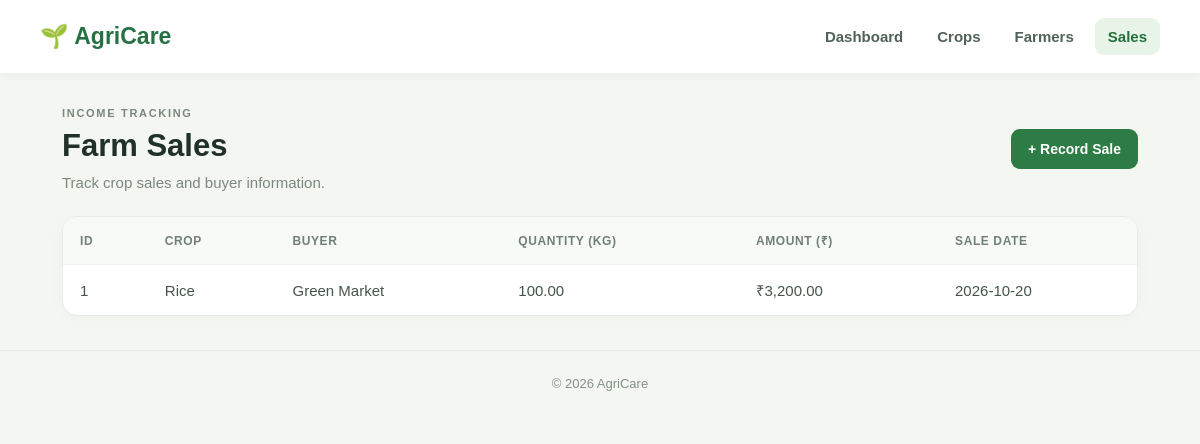
The page /sales.php on the database its author committed.
### tables this page shows
CREATE TABLE IF NOT EXISTS sales (
  id INT AUTO_INCREMENT PRIMARY KEY,
  crop_id INT NOT NULL,
  buyer_name VARCHAR(120) NOT NULL,
  quantity_kg DECIMAL(10,2) NOT NULL,
  amount DECIMAL(12,2) NOT NULL DEFAULT 0,
  sale_date DATE NOT NULL,
  created_at TIMESTAMP DEFAULT CURRENT_TIMESTAMP
);

CREATE TABLE IF NOT EXISTS crops (
  id INT AUTO_INCREMENT PRIMARY KEY,
  crop_name VARCHAR(100) NOT NULL,
  season VARCHAR(40) NOT NULL,
  quantity_kg DECIMAL(10,2) NOT NULL DEFAULT 0,
  price_per_kg DECIMAL(10,2) NOT NULL DEFAULT 0,
  planting_date DATE NULL,
  notes TEXT NULL,
  created_at TIMESTAMP DEFAULT CURRENT_TIMESTAMP
);

### sales.php (the view)
<?php
require_once "db.php";
$sql="SELECT s.*, c.crop_name FROM sales s LEFT JOIN crops c ON s.crop_id=c.id ORDER BY s.id DESC";
$result=mysqli_query($conn,$sql);
?>
<!DOCTYPE html><html lang="en"><head><meta charset="utf-8"><meta name="viewport" content="width=device-width, initial-scale=1"><title>Sales | AgriCare</title><link rel="stylesheet" href="style.css"></head><body>
<header class="topbar"><div class="brand">🌱 AgriCare</div><nav><a href="index.php">Dashboard</a><a href="crops.php">Crops</a><a href="farmers.php">Farmers</a><a class="active" href="sales.php">Sales</a></nav></header>
<main class="container"><div class="page-heading"><div><p class="eyebrow">INCOME TRACKING</p><h1>Farm Sales</h1><p>Track crop sales and buyer information.</p></div><a class="btn" href="sale_add.php">+ Record Sale</a></div>
<div class="panel table-wrap"><table><thead><tr><th>ID</th><th>Crop</th><th>Buyer</th><th>Quantity (kg)</th><th>Amount (₹)</th><th>Sale Date</th></tr></thead><tbody><?php if(mysqli_num_rows($result)){while($r=mysqli_fetch_assoc($result)){?><tr><td><?php echo $r["id"]; ?></td><td><?php echo htmlspecialchars($r["crop_name"]??"Crop removed"); ?></td><td><?php echo htmlspecialchars($r["buyer_name"]); ?></td><td><?php echo number_format((float)$r["quantity_kg"],2); ?></td><td>₹<?php echo number_format((float)$r["amount"],2); ?></td><td><?php echo htmlspecialchars($r["sale_date"]); ?></td></tr><?php }}else{?><tr><td colspan="6">No sales recorded yet.</td></tr><?php } ?></tbody></table></div></main><footer>© <?php echo date("Y"); ?> AgriCare</footer></body></html>

### style.css (style rules this page uses)
* { box-sizing:border-box }
body { margin:0;background:#f4f7f1;color:#203128;font-family:Arial,Helvetica,sans-serif;font-size:15px }
.topbar { background:#fff;display:flex;align-items:center;justify-content:space-between;padding:18px max(calc((100% - 1120px)/2),24px);gap:24px;box-shadow:0 2px 12px #18351b0b }
.brand { font-size:23px;font-weight:800;color:#267143;white-space:nowrap }
nav { display:flex;gap:8px;flex-wrap:wrap }
nav a { color:#526258;text-decoration:none;padding:10px 13px;border-radius:9px;font-weight:600 }
nav a:hover,nav a.active { background:#e8f4e8;color:#24703d }
.container { max-width:1120px;margin:34px auto;padding:0 22px }
.eyebrow { font-size:11px;letter-spacing:1.7px;font-weight:800;color:#4e9a60;margin:0 0 9px }
.btn { display:inline-block;border:0;background:#2d7b45;color:white;padding:12px 17px;border-radius:9px;text-decoration:none;font-size:14px;font-weight:700;cursor:pointer }
.stat,.panel { background:white;border:1px solid #e7ede5;border-radius:15px;box-shadow:0 5px 18px #153b1706 }
.panel { padding:23px;margin-bottom:24px }
.panel-heading p,.page-heading p { margin:0;color:#7b877e }
.table-wrap { overflow-x:auto }
.table-wrap.panel { padding:0 }
table { width:100%;border-collapse:collapse;white-space:nowrap }
th,td { text-align:left;padding:15px 17px;border-bottom:1px solid #edf0eb }
th { font-size:12px;text-transform:uppercase;letter-spacing:.6px;color:#718076;background:#f8faf7 }
td { color:#45544a }
tr:last-child td { border-bottom:0 }
.page-heading { display:flex;justify-content:space-between;align-items:center;gap:20px;margin-bottom:25px }
.page-heading h1 { font-size:31px;margin:0 0 10px }
.page-heading .eyebrow { margin-bottom:9px }
footer { text-align:center;padding:25px;color:#839087;font-size:13px;border-top:1px solid #e6ece4;margin-top:30px }

### rows shown on the page
sales: id "1", crop.crop_name "Rice", buyer_name "Green Market", quantity_kg "100.00", amount "3,200.00", sale_date "2026-10-20"
